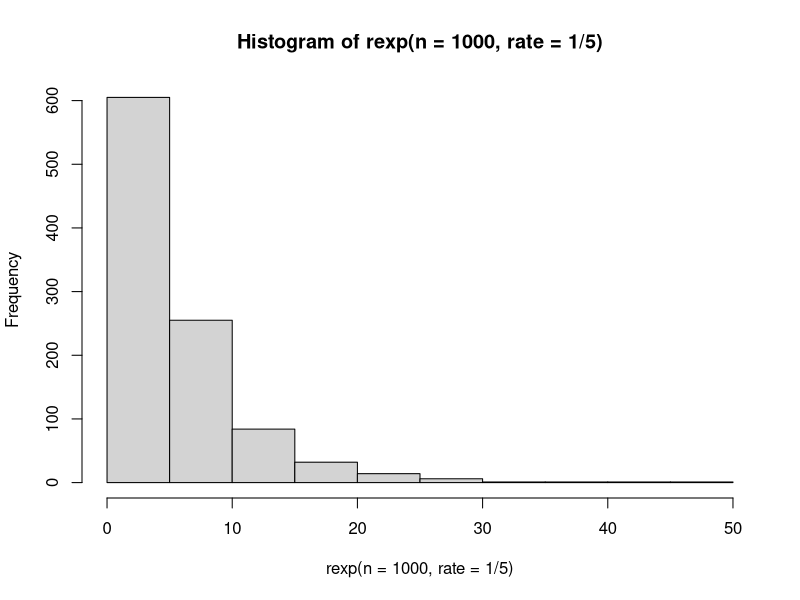
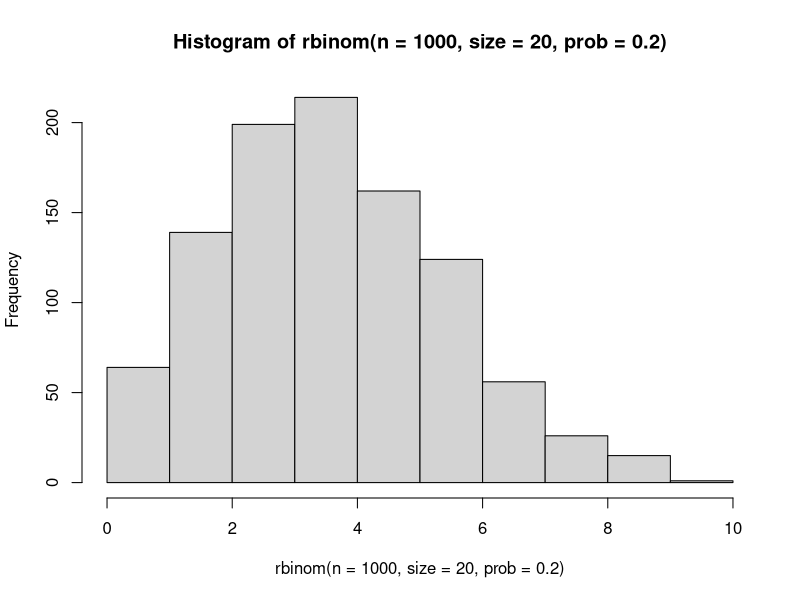
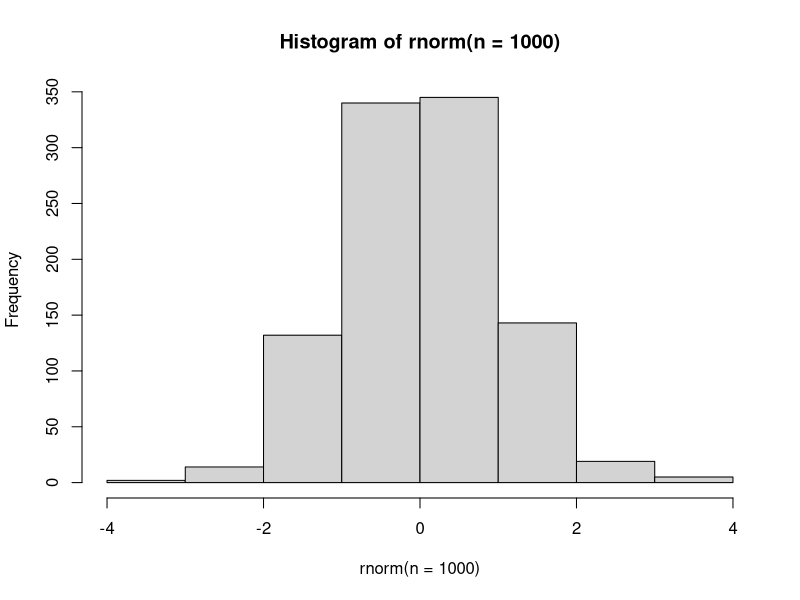
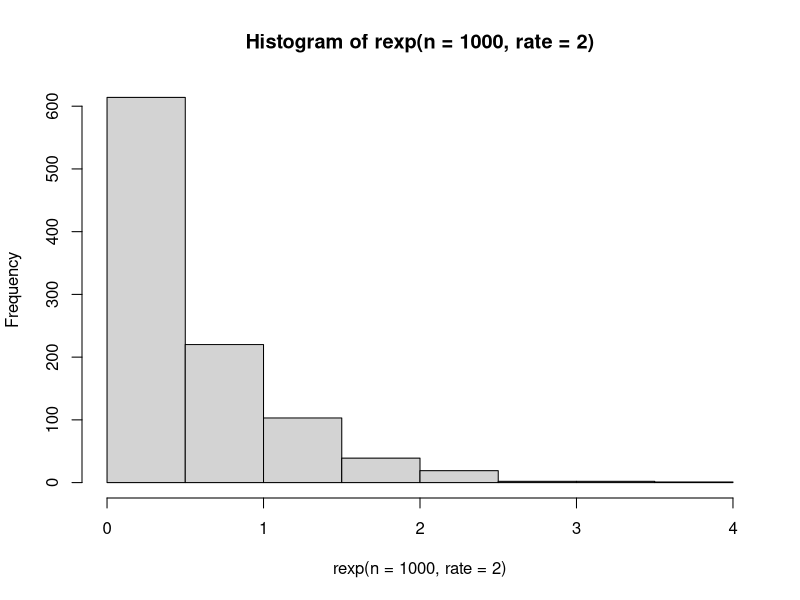
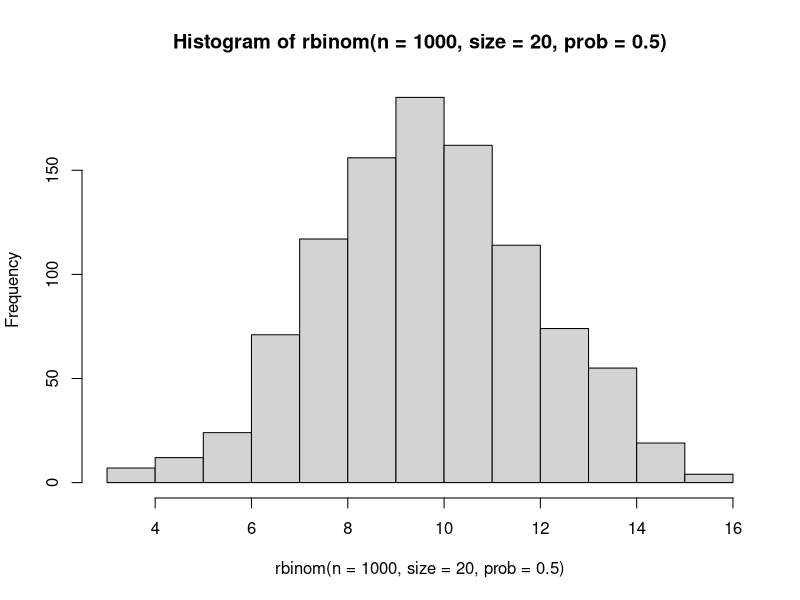
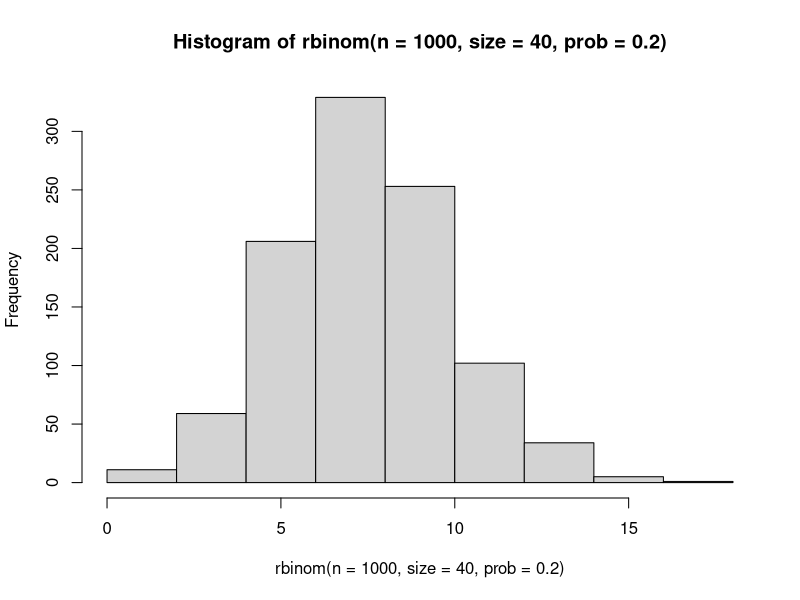
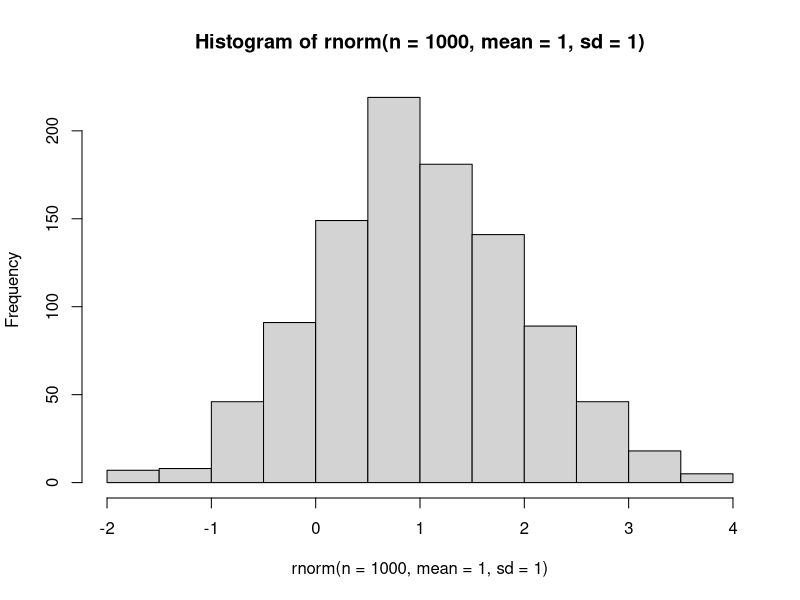
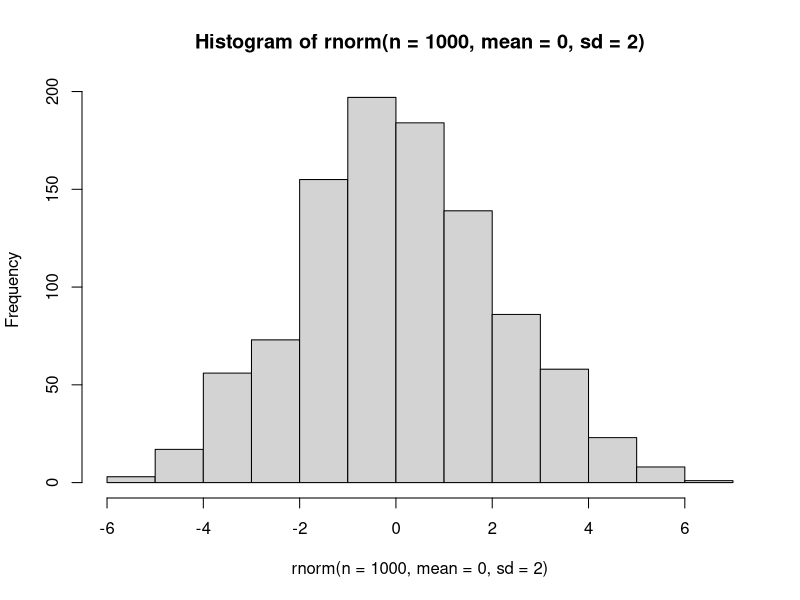

These charts were generated, in order, by the following R code:
## ---- chunk 1
# Reminder: the r at the start of these function names stands for Random
?rbinom
?rgeom
?rpois
## ---- chunk 2
# generate a single Binomial random variable:
rbinom(n = 1, size = 10, prob = .3)

# generate a single Geometric random variable:
rgeom(n = 1, prob = .2)

# generate a single Poisson random variable:
rpois(n = 1, lambda = 2)
## ---- chunk 3
# generate 10 Binomial random variables:

# Reminder: the Binomial is a bit confusing-- there is a size parameter,
# which corresponds to the parameter we usually denote n,
# and this n is not the same n as the n argument to rbinom.
# Confusing, I know. You'll have to take it up with the R development team.

rbinom(n=10, size = 5, prob = .4)

# generate 10 Geometric random variables:
rgeom(n=10, p=0.25)

# generate 10 Poisson random variables:
rpois(n=10, lambda = 2)

## ---- chunk 4
# Exponential:
hist(rexp(n=1000, rate=1/5))
# Alternative choice, using magrittr:
#library(magrittr)
#rexp(10000, rate=1/5) %>% hist

# Binomial:
hist(rbinom(n=1000, size=20, prob = 0.2))

# Normal:
hist(rnorm(n=1000))

## ---- chunk 5

# Exponential:
hist(rexp(n = 1000, rate = 2))
# alternative solution using magrittr:
#library(magrittr)
#rexp(1000, rate=1) %>% hist

# Binomial: (change p, not the size parameter)
hist(rbinom(n=1000, size=20, prob = 0.5))

# Binomial: (change the size parameter, not p)
hist(rbinom(n=1000, size=40, prob=0.2))

# Normal: (change the mean, not the standard deviation)
hist(rnorm(n = 1000, mean = 1, sd = 1))

# Normal: (change the standard deviation, not the mean)
hist(rnorm(n = 1000, mean = 0, sd = 2))

## ---- chunk 6
# Exponential, for values k=0,1,2,...,20:
k <- seq(0,20);
plot( k, dexp(k,rate=1) )

# Binomial(n=10,p=0.3), for values k=0,1,2,...,9,10:
k = seq(0, 10)
plot(k, dbinom(k, size = 10, p = 0.3))

# Normal(mean=0,sd=1), for x in [-3,3] in increments of size 0.1
x <- seq(-3,3,0.1);
# Note that this is a density, not a mass function,
# but for plotting purposes, we can't evaluate the pdf at
# EVERY point, so we'll just choose a few, encoded in x.
plot( x, dnorm(x,mean=0,sd=1))

# Normal(mean=1,sd=2), for x in [-5,7] in increments of size 0.1

k = seq(-5, 7, 0.1)
plot(k, dnorm(k, mean = 1, sd = 2))
## ---- chunk 7
sum_of_normals <- function( n ){
  if (n <= 0) {
    return(0)
  } else{
    return(sum(rnorm(n, mean = 0, sd = 1))) 
  }
}

sum_of_normals(-1)
sum_of_normals(1)
sum_of_normals(10000)
## ---- chunk 8
sum_of_poissons <- function(n = 1, lambda = 1) { 
  sum(rpois(n = n, lambda = lambda))
}

sum_of_poissons()
sum_of_poissons(n = 1, lambda = 10)
sum_of_poissons(n = 100, lambda = 10)
sum_of_poissons(5)
## ---- chunk 9
max_of_normals = function(n, mu = 0, sigma = 1) {
  max(rnorm(n = n, mean = mu, sd = sigma))
}
max_of_normals(n = 1)
max_of_normals(n = 100)
max_of_normals(n = 100, mu = -100, sigma = 50)
